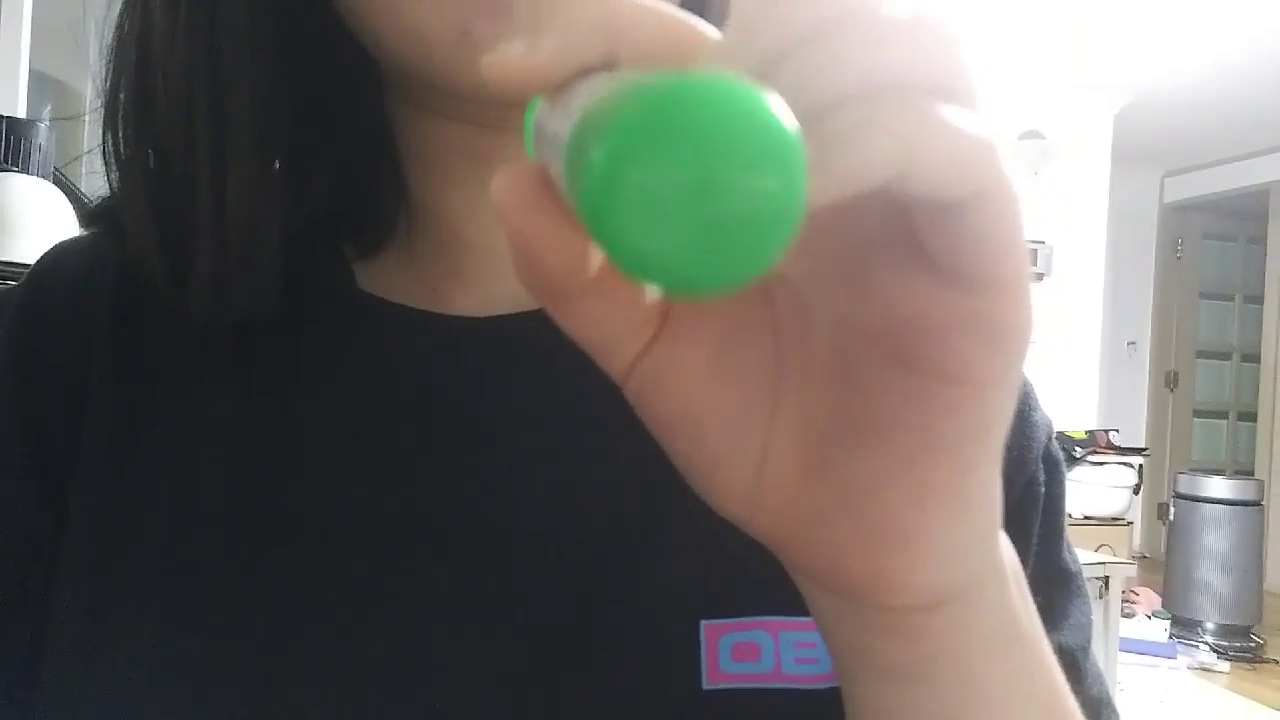
#> input picture frame 21 of greentracking.mp4, 1280 x 720 px, given in place of monitoring_720p.avi, which was not available
$ jupyter execute --allow-errors chap158.ipynb
#> lines starting #> are read from the running program, lines starting #| are printed output that depends on the picture; after the words box and inside, x2 and y2 are one past the last pixel; in counts of white or black regions, pixels touching at a corner belong together; pictures that were not available may be replaced by others from this repository, and a replacement may not be noted
[cell 1]
import numpy as np
import cv2
from matplotlib import pyplot as plt

[cell 2]
img1 = cv2.imread('book.png',0) # queryImage
img2 = cv2.imread('books.jpg',0) # trainImage
# Initiate SIFT detector
sift = cv2.SIFT_create()
# find the keypoints and descriptors with SIFT
#> (the rest of this cell did not finish here and is left out)

[cell 3]
FLANN_INDEX_KDTREE = 0
index_params = dict(algorithm = FLANN_INDEX_KDTREE, trees = 5)
search_params = dict(checks = 50)
flann = cv2.FlannBasedMatcher(index_params, search_params)
#> (the rest of this cell did not finish here and is left out)

[cell 4]
# store all the good matches as per Lowe's ratio test.
good = []
#> (the rest of this cell did not finish here and is left out)

[cell 5]
MIN_MATCH_COUNT = 10
print(len(good))

[cell 6]
if len(good)>MIN_MATCH_COUNT:
    src_pts = np.float32([ kp1[m.queryIdx].pt for m in good ]).reshape(-1,1,2)
    dst_pts = np.float32([ kp2[m.trainIdx].pt for m in good ]).reshape(-1,1,2)
    M, mask = cv2.findHomography(src_pts, dst_pts, cv2.RANSAC,5.0)
    matchesMask = mask.ravel().tolist()
    h,w = img1.shape
    pts = np.float32([ [0,0],[0,h-1],[w-1,h-1],[w-1,0] ]).reshape(-1,1,2)
    dst = cv2.perspectiveTransform(pts,M)
    img2 = cv2.polylines(img2,[np.int32(dst)],True,255,3, cv2.LINE_AA)
else:
    print("Not enough matches are found - %d/%d" % (len(good),MIN_MATCH_COUNT))
    matchesMask = None

[cell 7]
draw_params = dict(matchColor = (0,255,0), singlePointColor = None, matchesMask = matchesMask, flags = 2)
#> (the rest of this cell did not finish here and is left out)

[cell 8]
cap = cv2.VideoCapture('monitoring_720p.avi')
# take first frame of the video
ret,frame = cap.read()
#> frame is the input picture: shape (720, 1280, 3); mean B, G, R 103.2, 108.4, 111.9
plt.figure(figsize = (15,15))
plt.imshow(frame)
plt.show()

[cell 9]
# setup initial location of window
r,h,c,w = 150,76,594,72 # simply hardcoded the values
track_window = (c,r,w,h)
# set up the ROI for tracking
roi = frame[r:r+h, c:c+w]
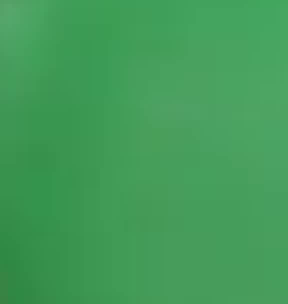
#> roi: shape (76, 72, 3) (shown 4 times larger); mean B, G, R 88.6, 155.8, 66.5
plt.imshow(roi)
plt.show()

[cell 10]
hsv_roi = cv2.cvtColor(roi, cv2.COLOR_BGR2HSV)
#> hsv_roi: shape (76, 72, 3); mean H, S, V 67.3, 146.4, 155.8
# set up the ROI for tracking
plt.imshow(hsv_roi)
plt.show()

[cell 11]
mask = cv2.inRange(hsv_roi, np.array((0., 60., 32.)), np.array((180., 255., 255.)))
#> mask: shape (76, 72); every value is 255
roi_hist = cv2.calcHist([hsv_roi], [0], mask, [180], [0,180])
#> roi_hist = 180 values, max 3684 at index 67, min 0 at index 0, mean 30.4
plt.plot(roi_hist, color = 'b')
plt.xlim([0,180])
plt.show()
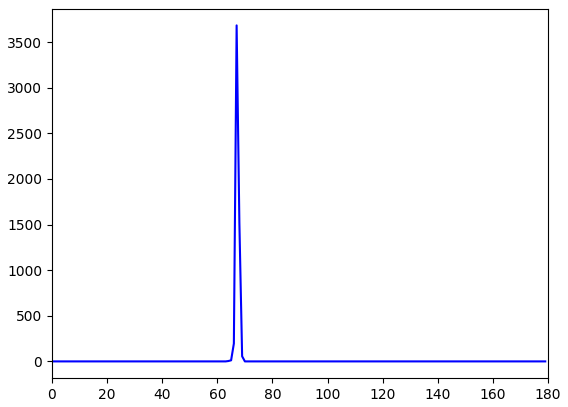
#> figure drawn by matplotlib, 1 panel; curve peaks at x = 67, y = 3684

[cell 12]
roi_hist = cv2.normalize(roi_hist, roi_hist, 0, 255, cv2.NORM_MINMAX)
#> roi_hist = 180 values, max 255 at index 67, min 0 at index 0, mean 2.1
plt.plot(roi_hist, color = 'b')
plt.xlim([0,180])
plt.show()

[cell 13]
# Setup the termination criteria, either 10 iteration or move by atleast 1 pt
term_crit = ( cv2.TERM_CRITERIA_EPS | cv2.TERM_CRITERIA_COUNT, 10, 1 )
while(1):
    ret ,frame = cap.read()
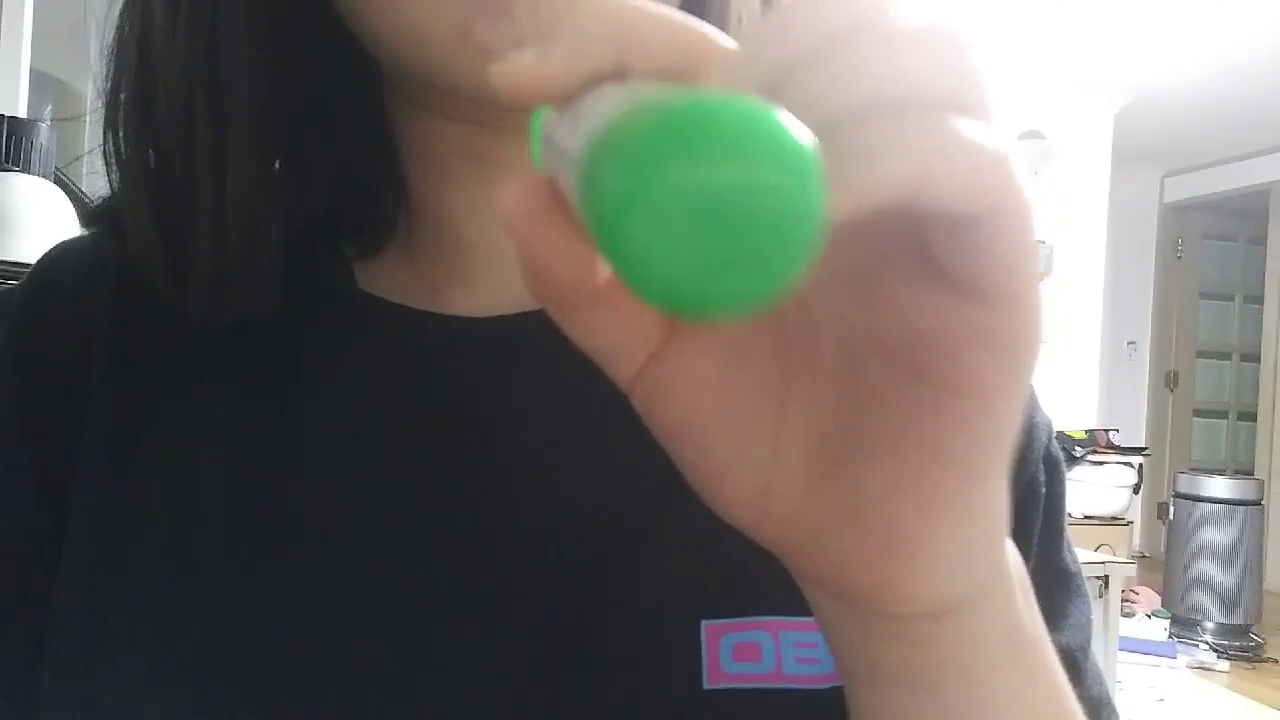
#> input picture frame 22 of greentracking.mp4, 1280 x 720 px, given in place of monitoring_720p.avi, which was not available
#> frame is the input picture: shape (720, 1280, 3); mean B, G, R 103, 108.3, 111.8
    if ret == True:
        hsv = cv2.cvtColor(frame, cv2.COLOR_BGR2HSV)
#> hsv: shape (720, 1280, 3); mean H, S, V 65.4, 47.1, 119.3
        dst = cv2.calcBackProject([hsv],[0],roi_hist,[0,180],1)
        # apply meanshift to get the new location
        ret, track_window = cv2.meanShift(dst, track_window, term_crit)
#> ret = 10; track_window = (621, 179, 72, 76)

        # Draw it on image
        x,y,w,h = track_window
#> x = 621; y = 179; w = 72; h = 76
        img2 = cv2.rectangle(frame, (x,y), (x+w,y+h), 255,2)
        cv2.imshow('img2',img2)
        k = cv2.waitKey(60) & 0xff
#> (key Esc is pressed here)
        if k == 27:
            break
        else:
            cv2.imwrite(chr(k)+".jpg",img2)
    else:
        break

cv2.destroyAllWindows()
cap.release()

[cell 14]
cap = cv2.VideoCapture('monitoring_720p.avi')
cv2.namedWindow('img2')
while(1):
    ret ,frame = cap.read()
    if ret == True:
        hsv = cv2.cvtColor(frame, cv2.COLOR_BGR2HSV)
#> hsv: shape (720, 1280, 3); mean H, S, V 65.2, 46.8, 119.3
        dst = cv2.calcBackProject([hsv],[0],roi_hist,[0,180],1)
        # apply meanshift to get the new location
        ret, track_window = cv2.CamShift(dst, track_window, term_crit)
#> ret = ((661, 212), (95.23, 110.1), 141.2); track_window = (623, 168, 76, 88)
        # Draw it on image
        x,y,w,h = track_window
#> x = 623; y = 168; w = 76; h = 88
        img2 = cv2.rectangle(frame, (x,y), (x+w,y+h), 255,2)
        cv2.imshow('img2',img2)
        k = cv2.waitKey(1) & 0xff
#> (key Esc is pressed here)
        if k == 27:
            break
        else:
            cv2.imwrite(chr(k)+".jpg",img2)
    else:
        break
cv2.destroyAllWindows()
cap.release()

[cell 15]
cap = cv2.VideoCapture('monitoring_720p.avi')
# params for ShiTomasi corner detection
feature_params = dict( maxCorners = 100, qualityLevel = 0.3, minDistance = 7, blockSize = 7)

[cell 16]
# Parameters for lucas kanade optical flow
lk_params = dict( winSize = (15,15), maxLevel = 2,
    criteria = (cv2.TERM_CRITERIA_EPS | cv2.TERM_CRITERIA_COUNT, 10, 0.03))
# Create some random colors
color = np.random.randint(0,255,(100,3))
# Take first frame and find corners in it
ret, old_frame = cap.read()
old_gray = cv2.cvtColor(old_frame, cv2.COLOR_BGR2GRAY)
p0 = cv2.goodFeaturesToTrack(old_gray, mask = None, **feature_params)
#> p0 = 32 rows, first 8: [1106, 578], [1140, 465], [1135, 493], [18, 167], [1087, 433], [1171, 636], [1148, 616], [1168, 622]
# Create a mask image for drawing purposes
mask = np.zeros_like(old_frame)

[cell 17]
cap = cv2.VideoCapture('monitoring_720p.avi')
cv2.namedWindow('img3')
while(1):
    ret,frame = cap.read()
    frame_gray = cv2.cvtColor(frame, cv2.COLOR_BGR2GRAY)

    # calculate optical flow
    p1, st, err = cv2.calcOpticalFlowPyrLK(old_gray, frame_gray, p0, None, **lk_params)
#> p1 has the same summary as p0; st = 32 values from 1 to 1; err = 32 values from 0 to 0

    # Select good points
    good_new = p1[st==1]
#> good_new = 32 pairs, first value 4 to 1261, second value 115 to 656
    good_old = p0[st==1]
#> good_old has the same summary as good_new

    # draw the tracks
    for i,(new,old) in enumerate(zip(good_new,good_old)):
        a,b = new.ravel()
        c,d = old.ravel()
        mask = cv2.line(mask, (int(a),int(b)),(int(c),int(d)), color[i].tolist(), 2)
        frame = cv2.circle(frame,(int(a),int(b)),5,color[i].tolist(),-1)
#> this loop made 32 passes
#> (a, b, c, d) on passes 1 to 8: (1106, 578, 1106, 578), (1140, 465, 1140, 465), (1135, 493, 1135, 493), (18, 167, 18, 167), (1087, 433, 1087, 433), (1171, 636, 1171, 636), (1148, 616, 1148, 616), (1168, 622, 1168, 622)
#> frame: shape (720, 1280, 3); mean B, G, R 103.1, 108.2, 111.8
#> mask: shape (720, 1280, 3)

    img = cv2.add(frame,mask)
    cv2.imshow('frame',img)
    k = cv2.waitKey(30) & 0xff
#> (key Esc is pressed here)
    if k == 27:
        break
    # Now update the previous frame and previous points
    old_gray = frame_gray.copy()
    p0 = good_new.reshape(-1,1,2)
cv2.destroyAllWindows()
cap.release()

[cell 18]
cap = cv2.VideoCapture('monitoring_720p.avi')
ret, frame1 = cap.read()
prvs = cv2.cvtColor(frame1,cv2.COLOR_BGR2GRAY)
hsv = np.zeros_like(frame1)
hsv[...,1] = 255

[cell 19]
while(1):
    ret, frame2 = cap.read()
    next = cv2.cvtColor(frame2,cv2.COLOR_BGR2GRAY)
    flow = cv2.calcOpticalFlowFarneback(prvs,next, None, 0.5, 3, 15, 3, 5, 1.2, 0)
    mag, ang = cv2.cartToPolar(flow[...,0], flow[...,1])
    hsv[...,0] = ang*180/np.pi/2
    hsv[...,2] = cv2.normalize(mag,None,0,255,cv2.NORM_MINMAX)
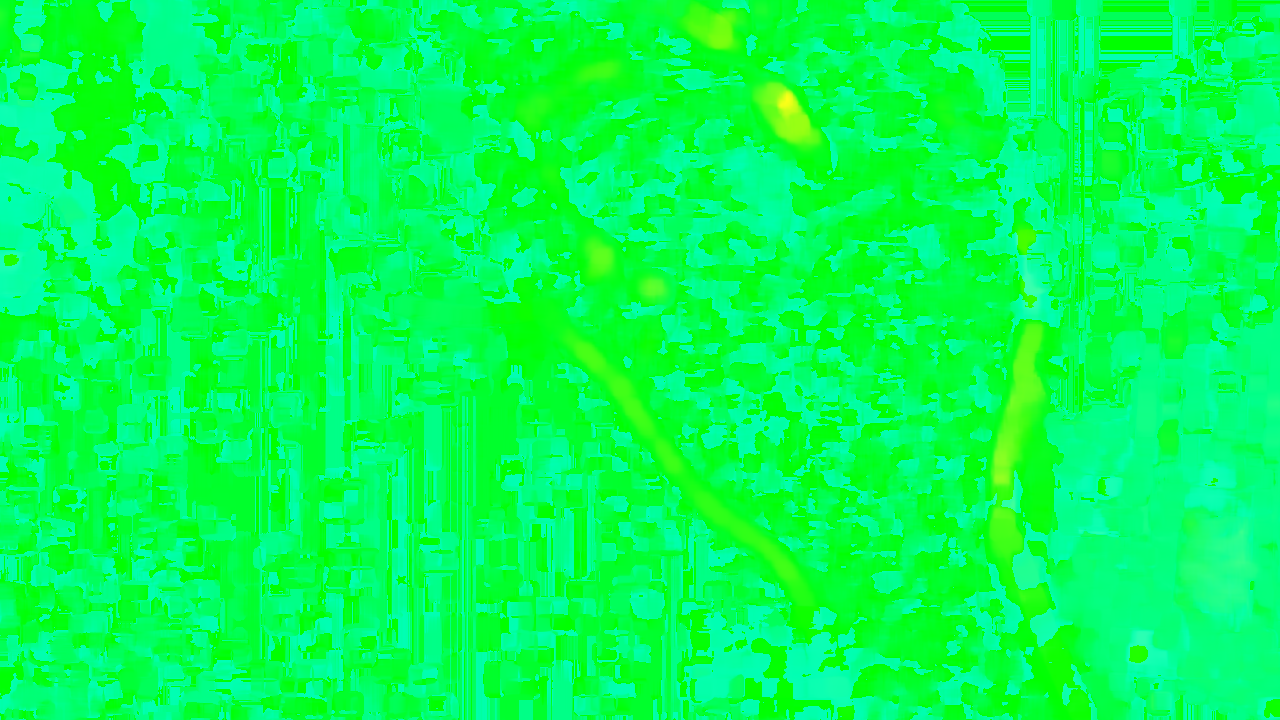
#> hsv: shape (720, 1280, 3); mean of channels 0, 1, 2 84.8, 255, 2.6; drawn as B, G, R
    rgb = cv2.cvtColor(hsv,cv2.COLOR_HSV2BGR)
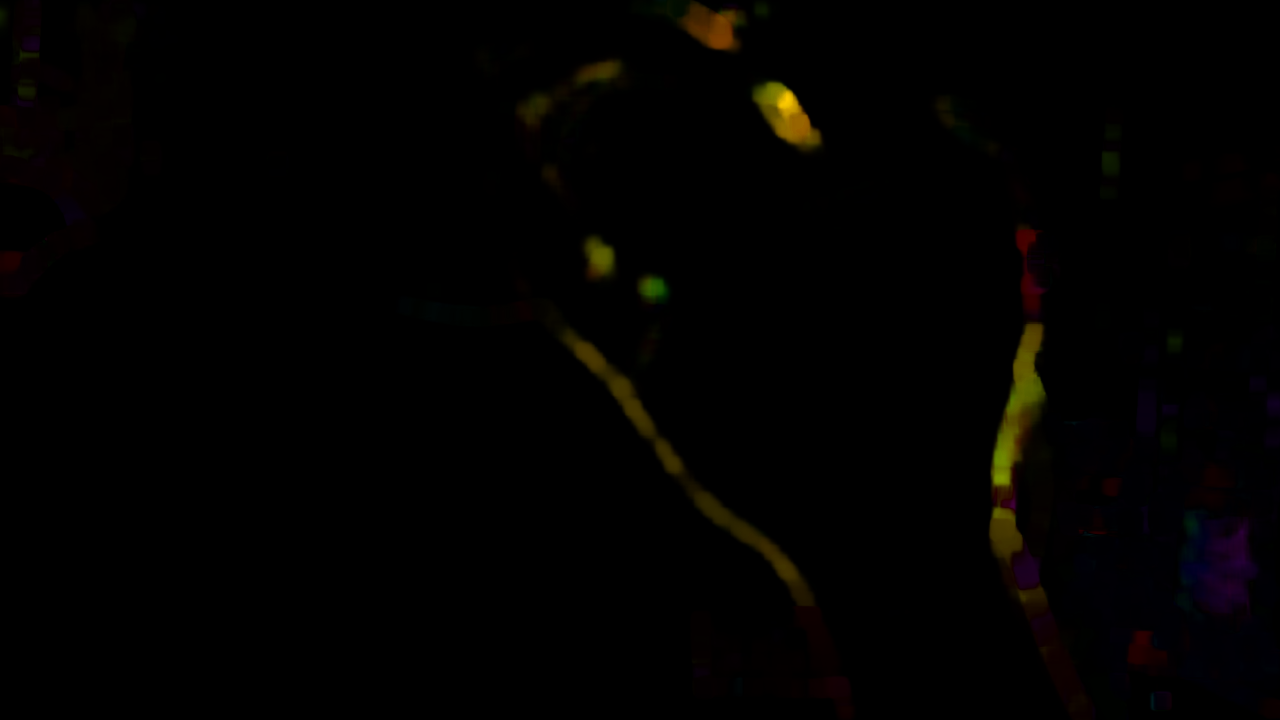
#> rgb: shape (720, 1280, 3); mean B, G, R 0.5, 1.4, 2.3
    #rgb = cv2.resize(rgb, (640, 360))
    #frame2 = cv2.resize(frame2, (640, 360))
    cv2.imshow('frame1',rgb)
    cv2.imshow('frame2',frame2)
    k = cv2.waitKey(30) & 0xff
#> (key Esc is pressed here)
    if k == 27:
        break
    elif k == ord('s'):
        cv2.imwrite('opticalfb.png',frame2)
        cv2.imwrite('opticalhsv.png',rgb)
    prvs = next
cap.release()
cv2.destroyAllWindows()

$ run again, starting later in the video
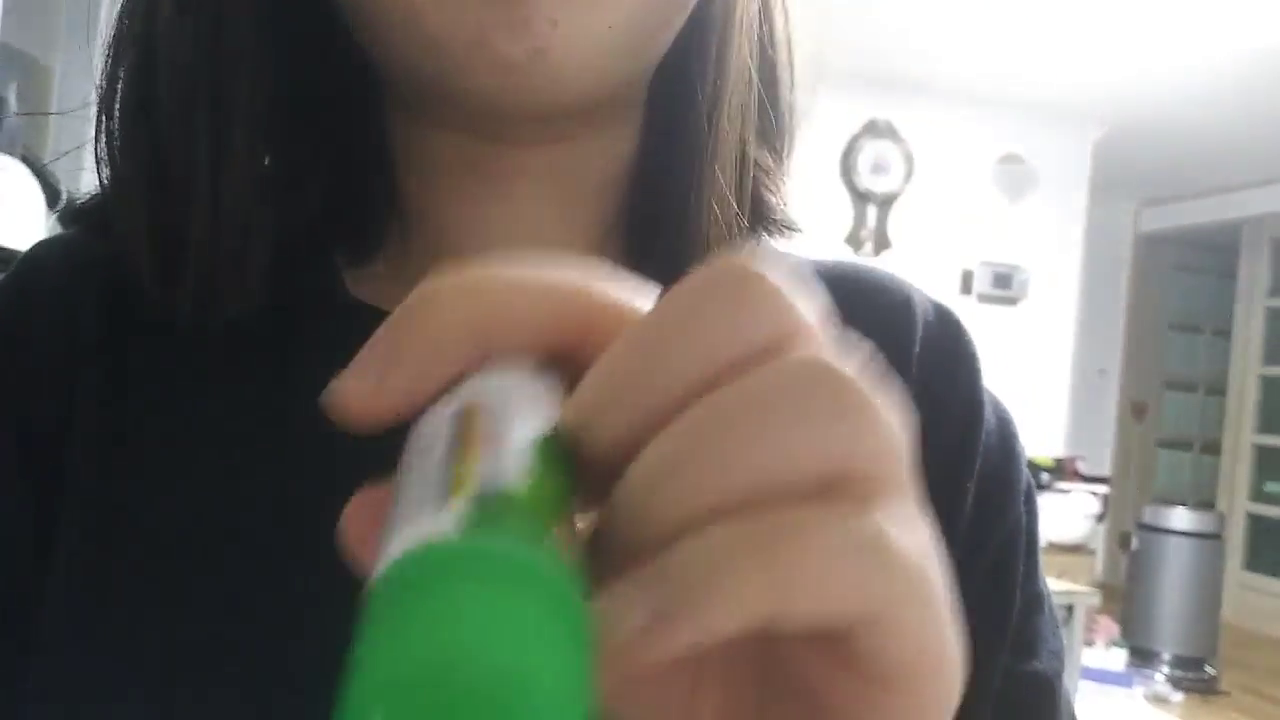
#> input picture frame 94 of greentracking.mp4, 1280 x 720 px, given in place of monitoring_720p.avi, which was not available
#> frame is the input picture: shape (720, 1280, 3); mean B, G, R 106.6, 113.9, 117.1
#> hsv_roi: shape (76, 72, 3); mean H, S, V 76.7, 45.4, 80.4
#> `mask = cv2.inRange(hsv_roi, np.array((0., 60., 32.)), np.array((180., ..`:
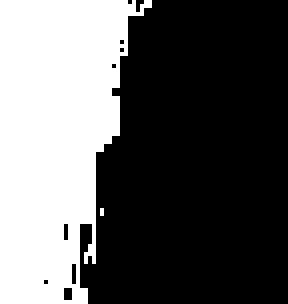
#> mask: shape (76, 72) (shown 4 times larger); 36.7% white; 2 white regions (1 under 20 px), largest, box (x1, y1, x2, y2) and area: (0, 0, 38, 76) 2004
#> `roi_hist = cv2.calcHist([hsv_roi], [0], mask, [180], [0,180])`: roi_hist = 180 values, max 538 at index 11, min 0 at index 0, mean 11.14
#> `roi_hist = cv2.normalize(roi_hist, roi_hist, 0, 255, cv2.NORM_MINMAX)`: roi_hist = 180 values, max 255 at index 11, min 0 at index 0, mean 5.28
#> `ret, track_window = cv2.meanShift(dst, track_window, term_crit)`: ret = 10; track_window = (554, 126, 72, 76)
#> `x,y,w,h = track_window`: x = 554; y = 126; w = 72; h = 76
#> `ret, track_window = cv2.CamShift(dst, track_window, term_crit)`: ret = ((582.5, 149.5), (102.9, 109.3), 22.06); track_window = (534, 98, 97, 103)
#> `x,y,w,h = track_window`: x = 534; y = 98; w = 97; h = 103
#> p0 = 52 rows, first 8: [55, 215], [98, 190], [107, 180], [763, 235], [1166, 676], [1206, 666], [103, 157], [1041, 474]
#> p1 has the same summary as p0; st = 52 values from 1 to 1; err = 52 values from 0 to 0
#> good_new = 52 pairs, first value 23 to 1206, second value 57 to 676
#> good_old has the same summary as good_new
#> the loop `for i,(new,old) in enumerate(zip(good_new,good_old)):` made 52 passes
#> (a, b, c, d) on passes 1 to 8: (55, 215, 55, 215), (98, 190, 98, 190), (107, 180, 107, 180), (763, 235, 763, 235), (1166, 676, 1166, 676), (1206, 666, 1206, 666), (103, 157, 103, 157), (1041, 474, 1041, 474)
#> `rgb = cv2.cvtColor(hsv,cv2.COLOR_HSV2BGR)`:
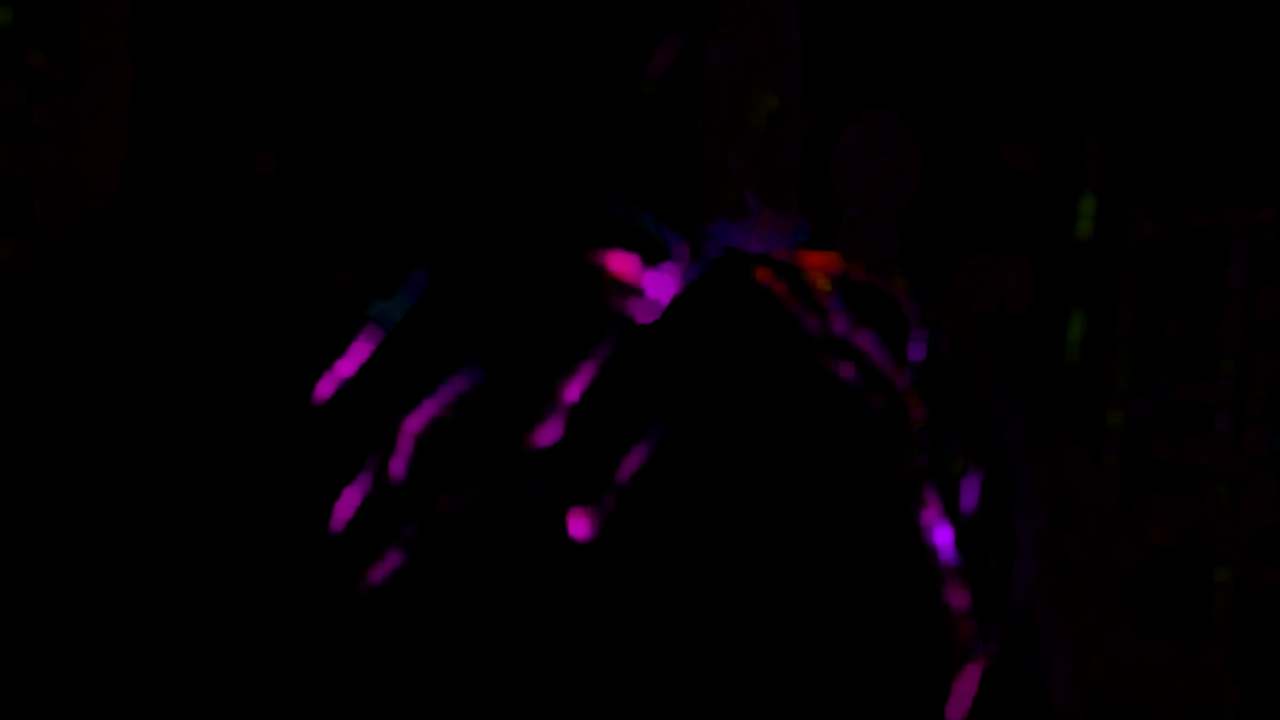
#> rgb: shape (720, 1280, 3); mean B, G, R 2.8, 0.1, 3.2
